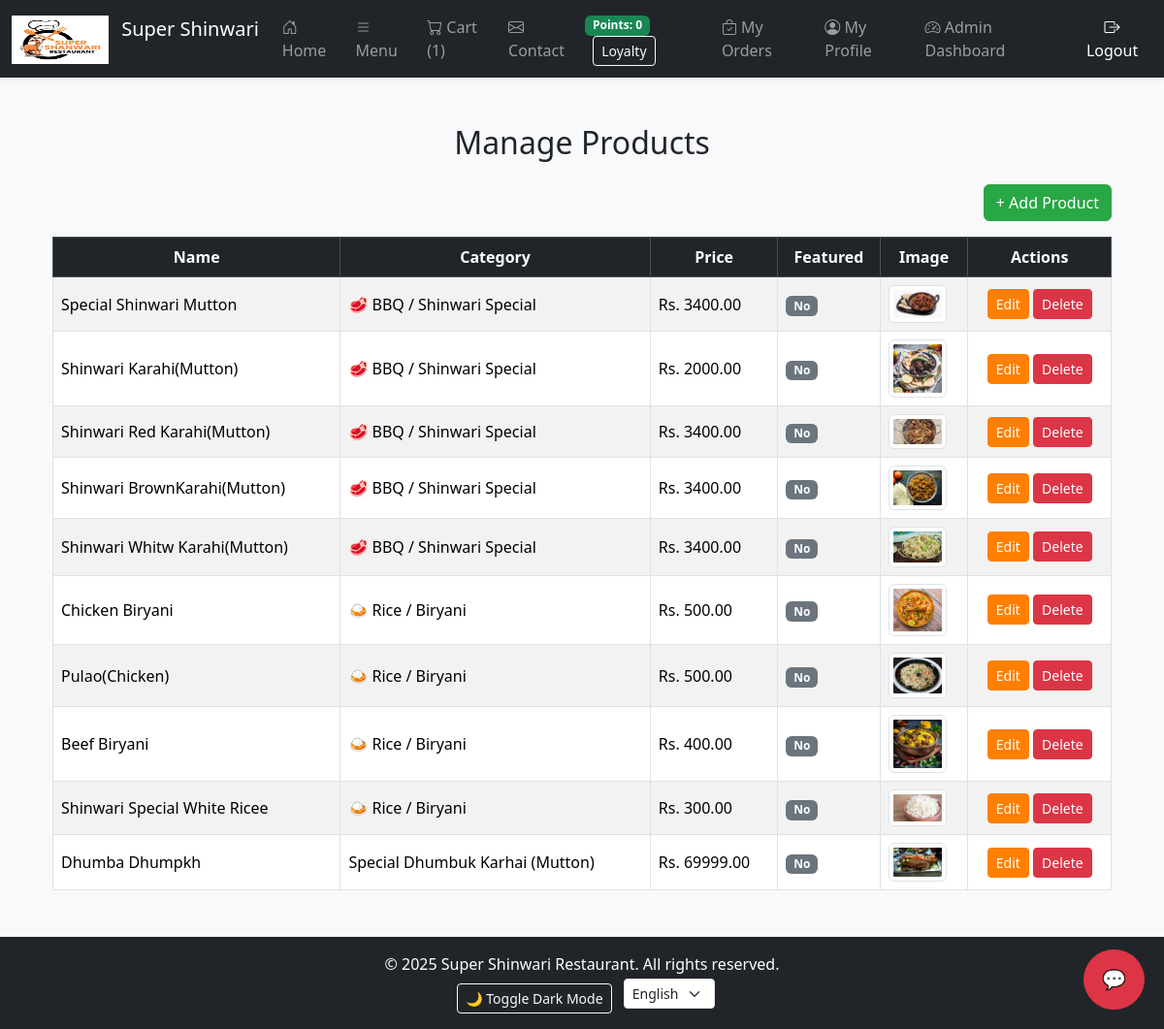
/admin-dashboard/products/ (signed in), run on the app's committed database.
### core/models.py (models this page shows, shortened)
class Product(models.Model):
    name = models.CharField(max_length=200)
    description = models.TextField(blank=True, null=True)
    price = models.DecimalField(max_digits=10, decimal_places=2)
    discount_price = models.DecimalField(max_digits=10, decimal_places=2, blank=True, null=True)
    available = models.BooleanField(default=True)
    image = models.ImageField(upload_to='products/', blank=True, null=True)
    category = models.ForeignKey(Category, on_delete=models.CASCADE, related_name="products")
    branch = models.ForeignKey(Branch, on_delete=models.SET_NULL, null=True, blank=True, related_name="products")
    created_at = models.DateTimeField(auto_now_add=True)
    is_featured = models.BooleanField(default=False)

class Category(models.Model):
    name = models.CharField(max_length=200, unique=True)
    image = models.ImageField(upload_to='categories/', blank=True, null=True)

### core/views.py (the view)
# urls.py: path('admin-dashboard/products/', views.manage_products, name='manage_products'),
@staff_member_required
def manage_products(request):
    products = Product.objects.all()
    return render(request, 'admin/manage_products.html', {'products': products})

### core/context_processors.py (called while the page is built)
def cart_item_count(request):
    total = 0
    if request.user.is_authenticated:
        cart = Cart.objects.filter(user=request.user).first()
        if cart:
            total = CartItem.objects.filter(cart=cart).aggregate(total=Sum('quantity'))['total'] or 0
    return {'cart_item_count': total}

### core/loyalty.py (called while the page is built)
def get_profile(user):
    profile, _ = UserProfile.objects.get_or_create(user=user)
    return profile

### core/models.py (called while the page is built)
    @property
    def cart_items(self):
        return self.items.all()

### templates/admin/manage_products.html
{% extends 'admin_dashboard.html' %}
{% block content %}
<div class="container mt-5">
    <h2 class="text-center mb-4">Manage Products</h2>
    <div class="mb-3 text-end">
        <a href="{% url 'add_product' %}" class="btn btn-success">+ Add Product</a>
    </div>
    <table class="table table-bordered table-striped align-middle">
        <thead class="table-dark text-center">
            <tr>
                <th>Name</th>
                <th>Category</th>
                <th>Price</th>
                <th>Featured</th>
                <th>Image</th>
                <th>Actions</th>
            </tr>
        </thead>
        <tbody>
            {% for p in products %}
            <tr>
                <td>{{ p.name }}</td>
                <td>{{ p.category.name }}</td>
                <td>Rs. {{ p.price }}</td>
                <td>
                    {% if p.is_featured %}
                        <span class="badge bg-success">Yes</span>
                    {% else %}
                        <span class="badge bg-secondary">No</span>
                    {% endif %}
                </td>
                <td>
                    {% if p.image %}
                        <img src="{{ p.image.url }}" width="60" class="img-thumbnail">
                    {% else %}
                        <span class="text-muted">No image</span>
                    {% endif %}
                </td>
                <td class="text-center">
                    <a href="{% url 'edit_product' p.id %}" class="btn btn-sm btn-primary">Edit</a>
                    <a href="{% url 'delete_product' p.id %}" class="btn btn-sm btn-danger">Delete</a>
                </td>
            </tr>
            {% empty %}
            <tr>
                <td colspan="6" class="text-center text-muted">No products available.</td>
            </tr>
            {% endfor %}
        </tbody>
    </table>
</div>
{% endblock %}

### static/css/style.css (style rules this page uses)
body { font-family: 'Segoe UI', Tahoma, sans-serif; background-color: #f8f9fa; margin: 0; padding: 0; transition: background 0.3s, color 0.3s; }
html { scroll-behavior: smooth; }
.btn-primary { background-color: #ff7f00; border-color: #ff7f00; }
.btn-success { background-color: #28a745; border-color: #28a745; }

### data on the page
Product: name "Special Shinwari Mutton", category.name "🥩 BBQ / Shinwari Special", price "3400.00", is_featured "No", image (picture)
Product: name "Shinwari Karahi(Mutton)", category.name "🥩 BBQ / Shinwari Special", price "2000.00", is_featured "No", image (picture)
Product: name "Shinwari Red Karahi(Mutton)", category.name "🥩 BBQ / Shinwari Special", price "3400.00", is_featured "No", image (picture)
Product: name "Shinwari BrownKarahi(Mutton)", category.name "🥩 BBQ / Shinwari Special", price "3400.00", is_featured "No", image (picture)
Product: name "Shinwari Whitw Karahi(Mutton)", category.name "🥩 BBQ / Shinwari Special", price "3400.00", is_featured "No", image (picture)
Product: name "Chicken Biryani", category.name "🍛 Rice / Biryani", price "500.00", is_featured "No", image (picture)
Product: name "Pulao(Chicken)", category.name "🍛 Rice / Biryani", price "500.00", is_featured "No", image (picture)
Product: name "Beef Biryani", category.name "🍛 Rice / Biryani", price "400.00", is_featured "No", image (picture)
Product: name "Shinwari Special White Ricee", category.name "🍛 Rice / Biryani", price "300.00", is_featured "No", image (picture)
Product: name "Dhumba Dhumpkh", category.name "Special Dhumbuk Karhai (Mutton)", price "69999.00", is_featured "No", image (picture)

### other printed values
{{ cart_item_count }} "1"
{{ loyalty_balance|default:0 }} "0"
